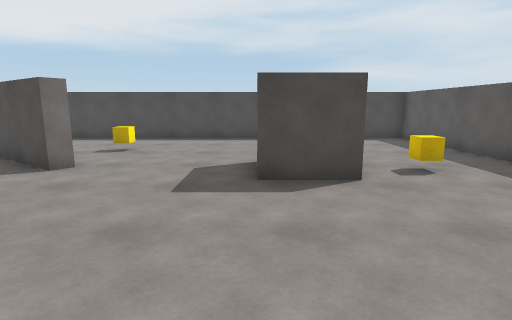
[1] (above)

15 first-person views from a walk through a scene from a Unity 3-D project. The camera is 1.4 m above the floor, tilts 10° down and sees 80° across. The floor is counted in squares, 1 m on a side. Each view is taken from the middle of a square. On the plan, view 1 faces up. The plan holds only what a view shows up to about 14 squares ahead; the rest is blank. The player is left out.

[2]
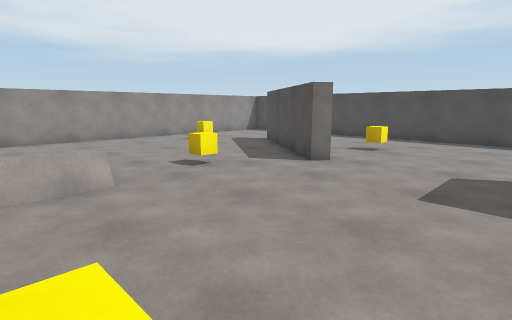

[3]
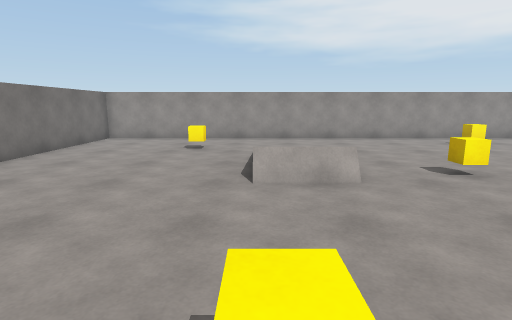

[4]
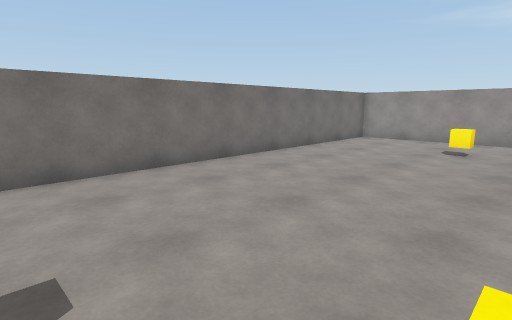

[5]
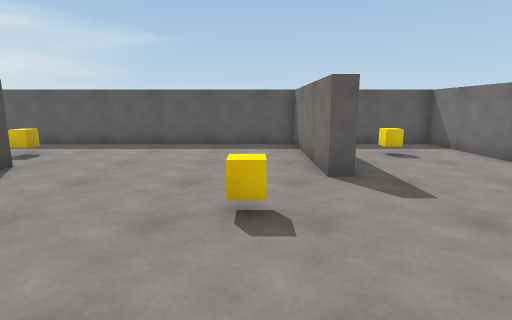

[6]
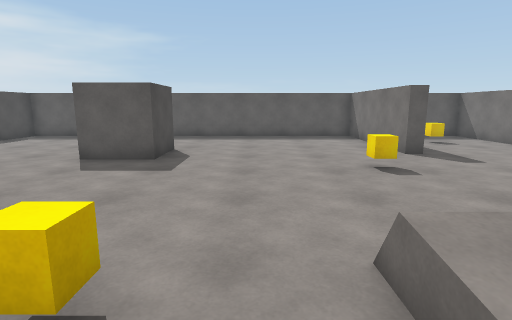

[7]
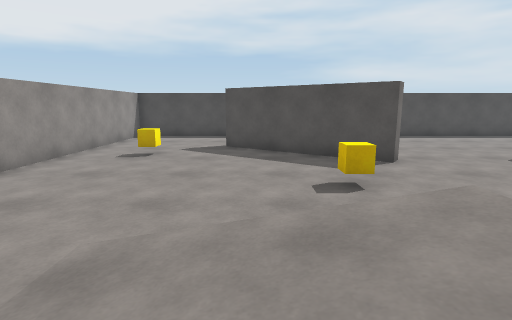

[8]
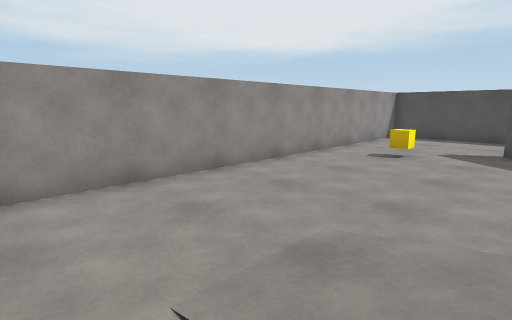

[9]
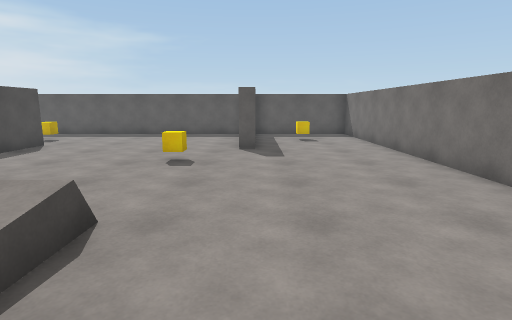

[10]
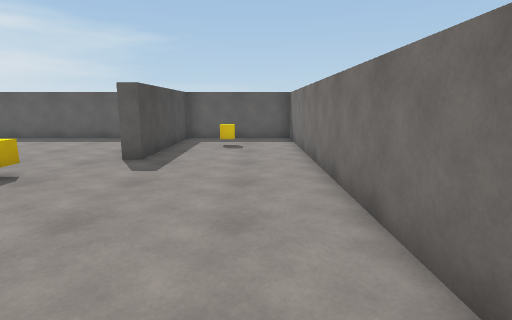

[11]
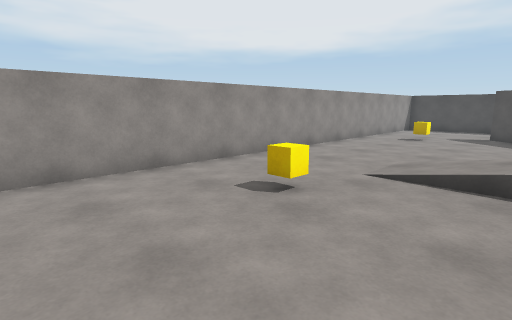

[12]
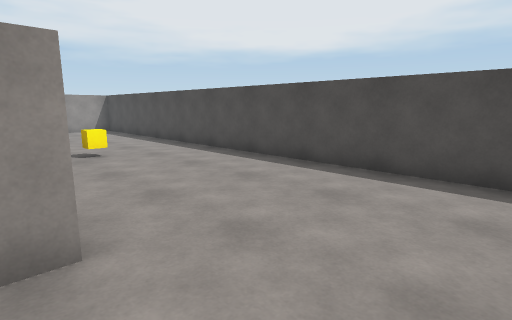

[13]
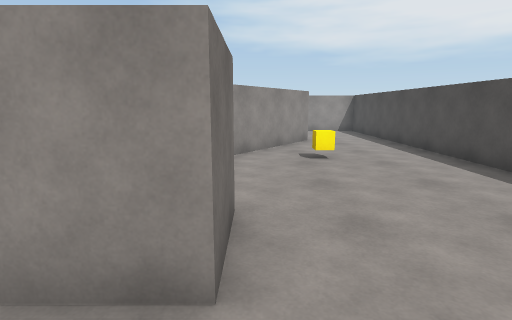

[14]
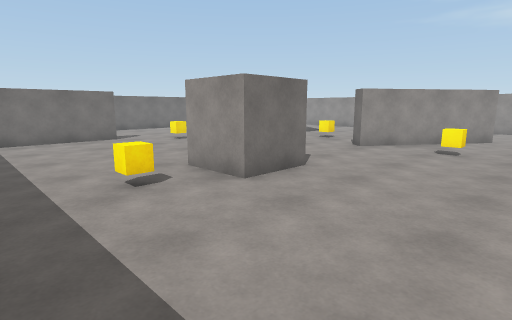

[15]
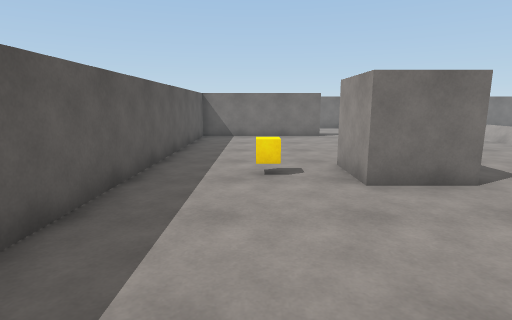

### Floor plan
Points are (right, up) in squares from view 1. A wall is a line through its corners. A room is listed if a view was taken in it or the views show most of it. See-through windows are left out.
Room 1 (views 1, 2, 3, 4, 5, 6, 7, 8, 9, 10, 11, 12, 13, 14, 15)
walls: (1, -1.4) (6.5, -1.4) (6.5, 13.5) (-13.5, 13.5) (-13.5, -6.5) (6.5, -6.5) (6.5, -2) (1, -2) (1, -1.4); (-8.8, 10.2) (-4.2, 7) (-4.5, 6.6) (-9.1, 9.8)
low walls: (-5.6, 2) (-5.6, 1.5); (-5.6, 0.5) (-5.6, -0.1)
objects: other object (-11, 8); other object (-10, -2); other object (-6, 4); other object (-4, 10); other object (-1, 0); other object (0, 6) to (2, 8); other object (4, -4); other object (4, 7)

Positions as (right, up) in squares from view 1, and headings:
1: (0, 0), facing up
2: (0, 0), facing up-left
3: (0, 0), facing left
4: (0, 0), facing down-left
5: (-5, 0), facing right
6: (-8, 3), facing right
7: (-8, -1), facing up
8: (-8, -1), facing up-left
9: (-9, -2), facing right
10: (-7, -5), facing right
11: (-7, -6), facing up-left
12: (5, 7), facing up-left
13: (4, 8), facing left
14: (6, 12), facing down-left
15: (4, 13), facing down
